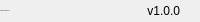
              <widget class="QFrame" name="bottomBar">
               <property name="minimumSize">
                <size>
                 <width>0</width>
                 <height>22</height>
                </size>
               </property>
               <property name="maximumSize">
                <size>
                 <width>16777215</width>
                 <height>22</height>
                </size>
               </property>
               <property name="frameShape">
                <enum>QFrame::Shape::NoFrame</enum>
               </property>
               <property name="frameShadow">
                <enum>QFrame::Shadow::Raised</enum>
               </property>
               <layout class="QHBoxLayout" name="horizontalLayout_5">
                <property name="spacing">
                 <number>0</number>
                </property>
                <property name="leftMargin">
                 <number>0</number>
                </property>
                <property name="topMargin">
                 <number>0</number>
                </property>
                <property name="rightMargin">
                 <number>0</number>
                </property>
                <property name="bottomMargin">
                 <number>0</number>
                </property>
                <item>
                 <widget class="QLabel" name="creditsLabel">
                  <property name="maximumSize">
                   <size>
                    <width>16777215</width>
                    <height>16</height>
                   </size>
                  </property>
                  <property name="font">
                   <font>
                    <family>Segoe UI</family>
                    <pointsize>-1</pointsize>
                    <italic>false</italic>
                    <bold>false</bold>
                   </font>
                  </property>
                  <property name="text">
                   <string>© Jialun &quot;Chester&quot; Liu</string>
                  </property>
                  <property name="alignment">
                   <set>Qt::AlignmentFlag::AlignLeading|Qt::AlignmentFlag::AlignLeft|Qt::AlignmentFlag::AlignVCenter</set>
                  </property>
                 </widget>
                </item>
                <item>
                 <widget class="QLabel" name="version">
                  <property name="text">
                   <string>v1.0.0</string>
                  </property>
                  <property name="alignment">
                   <set>Qt::AlignmentFlag::AlignRight|Qt::AlignmentFlag::AlignTrailing|Qt::AlignmentFlag::AlignVCenter</set>
                  </property>
                 </widget>
                </item>
                <item>
                 <widget class="QFrame" name="frame_size_grip">
                  <property name="minimumSize">
                   <size>
                    <width>20</width>
                    <height>0</height>
                   </size>
                  </property>
                  <property name="maximumSize">
                   <size>
                    <width>20</width>
                    <height>16777215</height>
                   </size>
                  </property>
                  <property name="frameShape">
                   <enum>QFrame::Shape::NoFrame</enum>
                  </property>
                  <property name="frameShadow">
                   <enum>QFrame::Shadow::Raised</enum>
                  </property>
                 </widget>
                </item>
               </layout>
              </widget>
